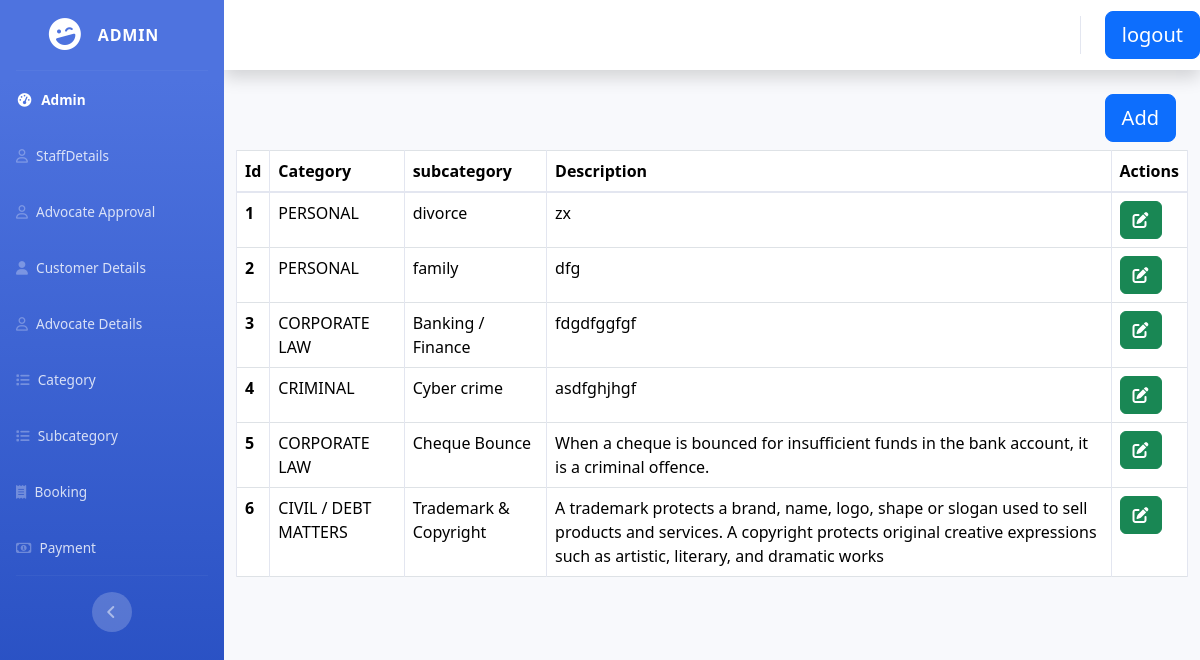
/dash/subtbl/ (signed in), run on the app's committed database.
### customer/models.py (models this page shows)
class DemoUser(AbstractUser):
    is_advocate = models.BooleanField(default=False)

### ad_detil/models.py (models this page shows, shortened)
class Sub_category(models.Model):
    category = models.ForeignKey(Tbl_cat, on_delete=models.CASCADE)
    sub_name = models.CharField(max_length=30)
    des = models.CharField(max_length=30)

class Tbl_cat(models.Model):
    Cat_name = models.CharField(max_length=20)
    Cat_desc = models.CharField(max_length=100)

### ad_detil/views.py (the view)
# urls.py: path('subtbl/', views.subtbl,name='subtbl'),
@login_required(login_url='login')
def subtbl(requset):
    sub = Sub_category.objects.all()
    return render(requset, 'dash/subtbl.html',{'subcat':sub})

### templates/dash/subtbl.html (shortened to what this page needs)
{% extends 'dash/base.html' %}
{% block content %}
<link href="https://cdn.jsdelivr.net/npm/bootstrap@5.3.2/dist/css/bootstrap.min.css" rel="stylesheet">
<div class="me-4">
<a href="{% url 'subcat' %}"><button type="button" class="btn btn-primary btn-lg float-right  ">Add</button></a>
</div><br>
<div class="container">
  <div class="row">
    <div class="col-12">
      <table class="table table-bordered">
        <thead>
          <tr>
            <th scope="col">Id</th>
            <th scope="col">Category</th>
            <th scope="col">subcategory</th>
            <th scope="col">Description</th>
            <th scope="col">Actions</th>
          </tr>
        </thead>
        <tbody>
        {% for i in subcat %}
          <tr>
            <th scope="row">{{forloop.counter}}</th>
            <td>{{i.category.Cat_name.upper}}</td>
            <td>{{i.sub_name}}</td>
            <td>{{i.des}}</td>
            <td>
              <a href="{% url 'subupdate' i.id %}"><button type="button" class="btn btn-success"><i class="fas fa-edit"></i></button></a>
            </td>
          </tr>
       {% endfor %}
        </tbody>
      </table>
    </div>
  </div>
</div>
{% endblock %}

### templates/dash/base.html (shortened to what this page needs)
{% load static %}
<!DOCTYPE html>
<html lang="en">
<head>
        <link href="{% static 'vendor/fontawesome-free/css/all.min.css'%}" rel="stylesheet" type="text/css">
    <link href="{% static 'css/sb-admin-2.min.css'%}" rel="stylesheet">
</head>
<body>
    <div id="wrapper">
        <ul class="navbar-nav bg-gradient-primary sidebar sidebar-dark accordion" id="accordionSidebar">
            <a class="sidebar-brand d-flex align-items-center justify-content-center" href="{% url 'dash' %}">
                <div class="sidebar-brand-icon rotate-n-15">
                    <i class="fas fa-laugh-wink"></i>
                </div>
                {% if request.user.is_superuser %}
                <div class="sidebar-brand-text mx-3">Admin</div>
                {% elif request.user.is_staff %}
                <div class="sidebar-brand-text mx-3">Staff</div>
                {% elif request.user.is_advocate %}
                <div class="sidebar-brand-text mx-3">Advocate</div>
                {% endif %}
            </a>
            <hr class="sidebar-divider my-0">
            <li class="nav-item active">
                <a class="nav-link" href="#">
                    <i class="fas fa-fw fa-tachometer-alt"></i>
                    <span>{{ user.first_name }}</span></a>
            </li>
        {% if request.user.is_authenticated %}
            {% if request.user.is_superuser %}
            <li class="nav-item">
                <a class="nav-link collapsed" href="{% url 'stafftbl' %}"  data-target="#collapseTwo"
                    aria-expanded="true" aria-controls="collapseTwo">
                      <i class="fa-regular fa-user"></i>
                    <span>StaffDetails</span>
                </a>
            </li>
            <li class="nav-item">
                <a class="nav-link collapsed" href="{% url 'adview' %}"  data-target="#collapseTwo"
                    aria-expanded="true" aria-controls="collapseTwo">
                      <i class="fa-regular fa-user"></i>
                    <span>Advocate Approval</span>
                </a>
            </li>
              <li class="nav-item">
                <a class="nav-link collapsed" href="{% url 'custtbl' %}"  data-target="#collapseTwo"
                    aria-expanded="true" aria-controls="collapseTwo">
                    <i class="fa-solid fa-user"></i>
                    <span>Customer Details</span>
                </a>
            </li>
                <li class="nav-item">
                <a class="nav-link collapsed" href="{% url 'advtbl' %}"  data-target="#collapseTwo"
                    aria-expanded="true" aria-controls="collapseTwo">
                   <i class="fa-regular fa-user"></i>
                    <span>Advocate Details</span>
                </a>
            </li>
            <li class="nav-item">
                <a class="nav-link collapsed" href="{% url 'catetbl' %}"  data-target="#collapseTwo"
                    aria-expanded="true" aria-controls="collapseTwo">
                    <i class="fa-solid fa-list"></i>
                    <span>Category</span>
                </a>
            </li>
             <li class="nav-item">
                <a class="nav-link collapsed" href="{% url 'subtbl' %}"  data-target="#collapseTwo"
                    aria-expanded="true" aria-controls="collapseTwo">
                        <i class="fa-solid fa-list"></i>
                    <span>Subcategory</span>
                </a>
            </li>
              <li class="nav-item">
                <a class="nav-link collapsed" href="{% url 'adb' %}"  data-target="#collapseTwo"
                    aria-expanded="true" aria-controls="collapseTwo">
                    <i class="fa-solid fa-receipt"></i>
                    <span>Booking</span>
                </a>
            </li>
              <li class="nav-item">
                <a class="nav-link collapsed" href="{% url 'adp' %}"  data-target="#collapseTwo"
                    aria-expanded="true" aria-controls="collapseTwo">
                    <i class="fa-regular fa-money-bill-1"></i>
                    <span>Payment</span>
                </a>
            </li>
            {% endif %}
             {% endif %}
            <hr class="sidebar-divider d-none d-md-block">
            <div class="text-center d-none d-md-inline">
                <button class="rounded-circle border-0" id="sidebarToggle"></button>
            </div>
        </ul>
        <div id="content-wrapper" class="d-flex flex-column">
            <div id="content">
                <nav class="navbar navbar-expand navbar-light bg-white topbar mb-4 static-top shadow">
                    <ul class="navbar-nav ml-auto">
                        <li class="nav-item dropdown no-arrow">
                            <a href="{% url 'logout' %}"class="btn btn-primary btn-lg float-right ms-2 ">logout</></a>
                        </li>
                    </ul>
                </nav>
                {% block content %}
                {% endblock %}
</body>
</html>

### templates/dash/subtbl.html (style rules this page uses)
.container { padding: 2rem 0rem; }

### data on the page
DemoUser: first_name "Admin"
Sub_category: category.Cat_name "PERSONAL", sub_name "divorce", des "zx"
Sub_category: category.Cat_name "PERSONAL", sub_name "family", des "dfg"
Sub_category: category.Cat_name "CORPORATE LAW", sub_name "Banking / Finance", des "fdgdfggfgf"
Sub_category: category.Cat_name "CRIMINAL", sub_name "Cyber crime", des "asdfghjhgf"
Sub_category: category.Cat_name "CORPORATE LAW", sub_name "Cheque Bounce", des "When a cheque is bounced for insufficient funds in the bank account, it is a criminal offence."
Sub_category: category.Cat_name "CIVIL / DEBT MATTERS", sub_name "Trademark & Copyright", des "A trademark protects a brand, name, logo, shape or slogan used to sell products and services. A copyright protects original creative expressions such as artistic, literary, and dramatic works"
